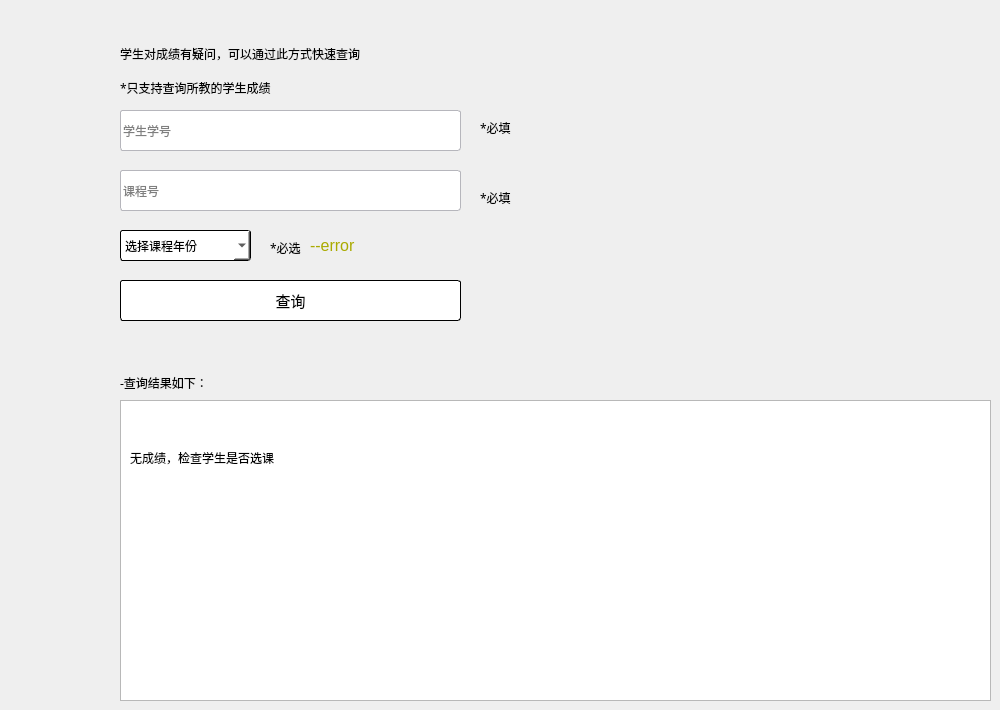
    <widget class="QWidget" name="tab_6">
     <attribute name="title">
      <string>打开区</string>
     </attribute>
     <widget class="QLineEdit" name="user_input">
      <property name="geometry">
       <rect>
        <x>120</x>
        <y>110</y>
        <width>341</width>
        <height>41</height>
       </rect>
      </property>
      <property name="font">
       <font>
        <family>黑体</family>
       </font>
      </property>
      <property name="contextMenuPolicy">
       <enum>Qt::DefaultContextMenu</enum>
      </property>
      <property name="layoutDirection">
       <enum>Qt::LeftToRight</enum>
      </property>
      <property name="styleSheet">
       <string notr="true">QLineEdit{
	border-radius:3px;
	border:1px solid rgb(182, 182, 188);
}
QLineEdit:hover{
	border:1px solid rgb(0,0,0);
}
QLineEdit:selected{
	border:5px solid rgb(0,0,0);
}</string>
      </property>
      <property name="text">
       <string/>
      </property>
      <property name="maxLength">
       <number>30</number>
      </property>
      <property name="frame">
       <bool>true</bool>
      </property>
      <property name="cursorPosition">
       <number>0</number>
      </property>
      <property name="dragEnabled">
       <bool>true</bool>
      </property>
      <property name="readOnly">
       <bool>false</bool>
      </property>
      <property name="placeholderText">
       <string>学生学号</string>
      </property>
      <property name="cursorMoveStyle">
       <enum>Qt::LogicalMoveStyle</enum>
      </property>
      <property name="clearButtonEnabled">
       <bool>true</bool>
      </property>
     </widget>
     <widget class="QLineEdit" name="user_input_2">
      <property name="geometry">
       <rect>
        <x>120</x>
        <y>170</y>
        <width>341</width>
        <height>41</height>
       </rect>
      </property>
      <property name="font">
       <font>
        <family>黑体</family>
       </font>
      </property>
      <property name="contextMenuPolicy">
       <enum>Qt::DefaultContextMenu</enum>
      </property>
      <property name="layoutDirection">
       <enum>Qt::LeftToRight</enum>
      </property>
      <property name="styleSheet">
       <string notr="true">QLineEdit{
	border-radius:3px;
	border:1px solid rgb(182, 182, 188);
}
QLineEdit:hover{
	border:1px solid rgb(0,0,0);
}
QLineEdit:selected{
	border:5px solid rgb(0,0,0);
}</string>
      </property>
      <property name="text">
       <string/>
      </property>
      <property name="maxLength">
       <number>30</number>
      </property>
      <property name="frame">
       <bool>true</bool>
      </property>
      <property name="cursorPosition">
       <number>0</number>
      </property>
      <property name="dragEnabled">
       <bool>true</bool>
      </property>
      <property name="readOnly">
       <bool>false</bool>
      </property>
      <property name="placeholderText">
       <string>课程号</string>
      </property>
      <property name="cursorMoveStyle">
       <enum>Qt::LogicalMoveStyle</enum>
      </property>
      <property name="clearButtonEnabled">
       <bool>true</bool>
      </property>
     </widget>
     <widget class="QPushButton" name="pushButton">
      <property name="geometry">
       <rect>
        <x>120</x>
        <y>280</y>
        <width>341</width>
        <height>41</height>
       </rect>
      </property>
      <property name="font">
       <font>
        <family>黑体</family>
        <pointsize>11</pointsize>
       </font>
      </property>
      <property name="cursor">
       <cursorShape>PointingHandCursor</cursorShape>
      </property>
      <property name="autoFillBackground">
       <bool>false</bool>
      </property>
      <property name="styleSheet">
       <string notr="true">QPushButton

{
	border:1px solid rgb(0,0,0);
	border-radius:3px;
	
	background-color: rgb(255, 255, 255);
}
QPushButton:hover
{
	background-color: rgb(250, 250, 250);
	border:1px solid rgb(0,0,0);
	
}</string>
      </property>
      <property name="text">
       <string>查询</string>
      </property>
     </widget>
     <widget class="QTableView" name="tableView">
      <property name="geometry">
       <rect>
        <x>120</x>
        <y>400</y>
        <width>871</width>
        <height>301</height>
       </rect>
      </property>
      <property name="font">
       <font>
        <family>黑体</family>
       </font>
      </property>
     </widget>
     <widget class="QLabel" name="label_12">
      <property name="geometry">
       <rect>
        <x>120</x>
        <y>370</y>
        <width>369</width>
        <height>26</height>
       </rect>
      </property>
      <property name="font">
       <font>
        <family>黑体</family>
       </font>
      </property>
      <property name="text">
       <string>-查询结果如下：</string>
      </property>
     </widget>
     <widget class="QLabel" name="label_13">
      <property name="geometry">
       <rect>
        <x>130</x>
        <y>450</y>
        <width>211</width>
        <height>16</height>
       </rect>
      </property>
      <property name="font">
       <font>
        <family>黑体</family>
       </font>
      </property>
      <property name="text">
       <string>无成绩，检查学生是否选课</string>
      </property>
     </widget>
     <widget class="QComboBox" name="comboBox_4">
      <property name="geometry">
       <rect>
        <x>120</x>
        <y>230</y>
        <width>131</width>
        <height>31</height>
       </rect>
      </property>
      <property name="font">
       <font>
        <family>黑体</family>
       </font>
      </property>
      <property name="styleSheet">
       <string notr="true">QComboBox

{
	border:1px solid rgb(0,0,0);
	border-radius:3px;
	
	background-color: rgb(255, 255, 255);
}
QComboBox:hover
{
	background-color: rgb(250, 250, 250);
	border:1px solid rgb(0,0,0);
	
}</string>
      </property>
      <item>
       <property name="text">
        <string>选择课程年份</string>
       </property>
      </item>
      <item>
       <property name="text">
        <string>2018-A</string>
       </property>
      </item>
      <item>
       <property name="text">
        <string>2018-B</string>
       </property>
      </item>
      <item>
       <property name="text">
        <string>2019-A</string>
       </property>
      </item>
      <item>
       <property name="text">
        <string>2019-B</string>
       </property>
      </item>
      <item>
       <property name="text">
        <string>2020-A</string>
       </property>
      </item>
      <item>
       <property name="text">
        <string>2020-B</string>
       </property>
      </item>
     </widget>
     <widget class="QLabel" name="label_5">
      <property name="geometry">
       <rect>
        <x>270</x>
        <y>240</y>
        <width>68</width>
        <height>15</height>
       </rect>
      </property>
      <property name="font">
       <font>
        <family>黑体</family>
       </font>
      </property>
      <property name="styleSheet">
       <string notr="true">color: rgb(0, 0, 0);</string>
      </property>
      <property name="text">
       <string>*必选</string>
      </property>
     </widget>
     <widget class="QLabel" name="label_7">
      <property name="geometry">
       <rect>
        <x>480</x>
        <y>120</y>
        <width>68</width>
        <height>15</height>
       </rect>
      </property>
      <property name="font">
       <font>
        <family>黑体</family>
       </font>
      </property>
      <property name="styleSheet">
       <string notr="true">color: rgb(0, 0, 0);</string>
      </property>
      <property name="text">
       <string>*必填</string>
      </property>
     </widget>
     <widget class="QLabel" name="label_6">
      <property name="geometry">
       <rect>
        <x>480</x>
        <y>190</y>
        <width>68</width>
        <height>15</height>
       </rect>
      </property>
      <property name="font">
       <font>
        <family>黑体</family>
       </font>
      </property>
      <property name="styleSheet">
       <string notr="true">color: rgb(0, 0, 0);</string>
      </property>
      <property name="text">
       <string>*必填</string>
      </property>
     </widget>
     <widget class="QWidget" name="layoutWidget">
      <property name="geometry">
       <rect>
        <x>120</x>
        <y>40</y>
        <width>371</width>
        <height>61</height>
       </rect>
      </property>
      <property name="font">
       <font>
        <family>黑体</family>
       </font>
      </property>
      <layout class="QVBoxLayout" name="verticalLayout">
       <item>
        <widget class="QLabel" name="label_3">
         <property name="font">
          <font>
           <family>黑体</family>
          </font>
         </property>
         <property name="text">
          <string>学生对成绩有疑问，可以通过此方式快速查询</string>
         </property>
        </widget>
       </item>
       <item>
        <widget class="QLabel" name="label_11">
         <property name="font">
          <font>
           <family>黑体</family>
          </font>
         </property>
         <property name="text">
          <string>*只支持查询所教的学生成绩</string>
         </property>
        </widget>
       </item>
      </layout>
     </widget>
     <widget class="QLabel" name="label_tips_input">
      <property name="geometry">
       <rect>
        <x>310</x>
        <y>230</y>
        <width>361</width>
        <height>31</height>
       </rect>
      </property>
      <property name="font">
       <font>
        <pointsize>12</pointsize>
       </font>
      </property>
      <property name="styleSheet">
       <string notr="true">QLabel{
	color: rgb(170, 170, 0);
}</string>
      </property>
      <property name="text">
       <string>--error</string>
      </property>
     </widget>
    </widget>
